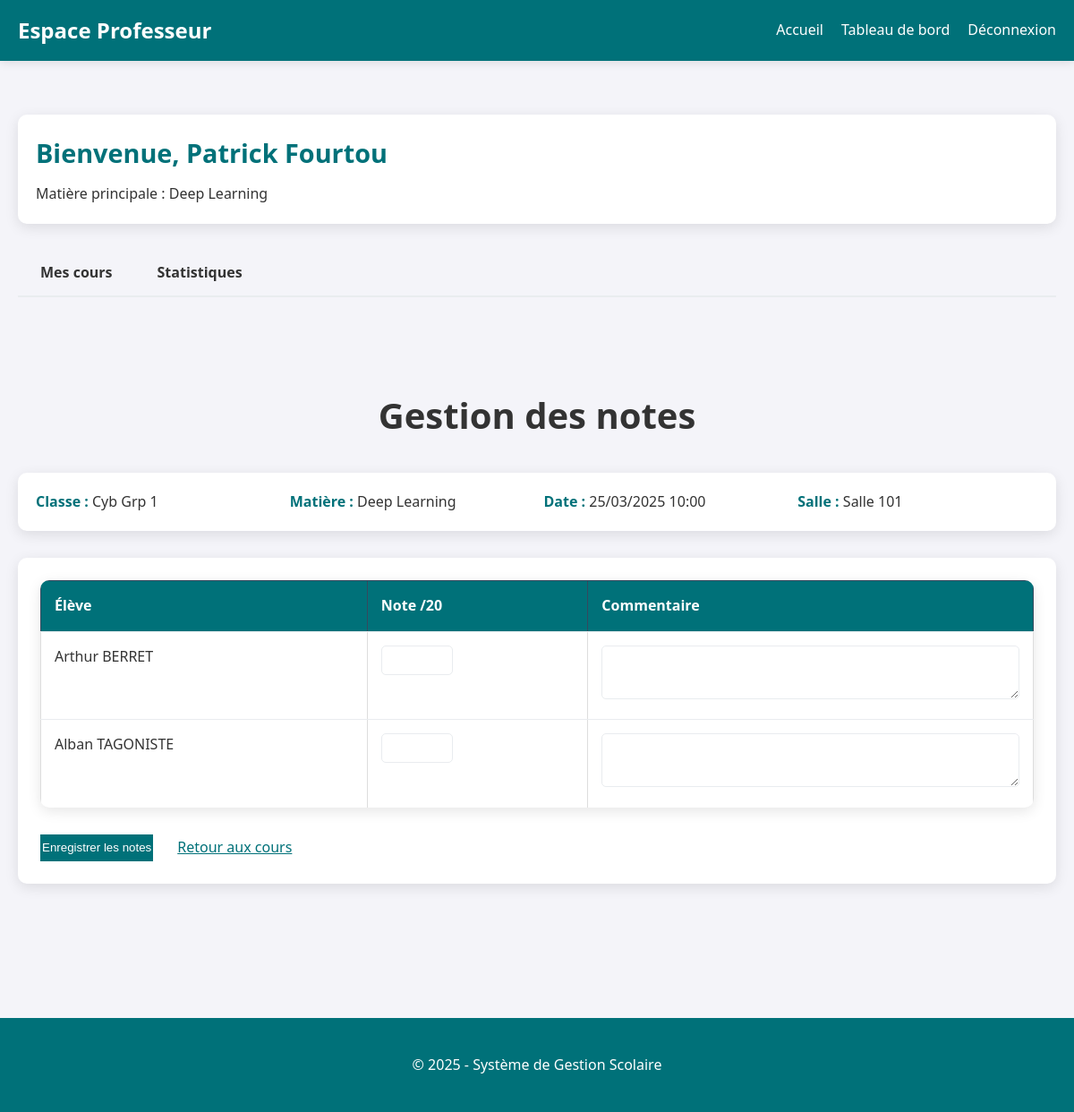
Page /pages/prof.php?view=notes&cours_id=10 (signed in) on the committed database.
### tables this page shows
CREATE TABLE IF NOT EXISTS profs (
    id INT AUTO_INCREMENT PRIMARY KEY,
    user_id INT NOT NULL UNIQUE,
    nom VARCHAR(50) NOT NULL,
    prenom VARCHAR(50) NOT NULL,
    date_naissance DATE NOT NULL,
    matiere VARCHAR(50) NOT NULL,
    FOREIGN KEY (user_id) REFERENCES users(id) ON DELETE CASCADE
);

CREATE TABLE IF NOT EXISTS cours (
    id INT AUTO_INCREMENT PRIMARY KEY,
    prof_id INT NOT NULL,
    classe VARCHAR(50) NOT NULL,
    matiere VARCHAR(50) NOT NULL,
    horaire DATETIME NOT NULL,
    salle VARCHAR(50) NOT NULL,
    FOREIGN KEY (prof_id) REFERENCES profs(id) ON DELETE CASCADE
);

CREATE TABLE IF NOT EXISTS eleves (
    id INT AUTO_INCREMENT PRIMARY KEY,
    user_id INT NOT NULL UNIQUE,
    nom VARCHAR(50) NOT NULL,
    prenom VARCHAR(50) NOT NULL,
    date_naissance DATE NOT NULL,
    classe VARCHAR(50) NOT NULL,
    FOREIGN KEY (user_id) REFERENCES users(id) ON DELETE CASCADE
);

### pages/prof.php (the view, shortened to what this page needs)
<?php
require_once '../config/db.php';
$userId = $_SESSION['user_id'];
$stmt = $pdo->prepare("SELECT * FROM profs WHERE user_id = ?");
$stmt->execute([$userId]);
$prof = $stmt->fetch(PDO::FETCH_ASSOC);
$view = isset($_GET['view']) ? $_GET['view'] : 'cours';
$coursId = isset($_GET['cours_id']) ? intval($_GET['cours_id']) : 0;
if ($view === 'notes' && $coursId > 0) {
    $stmt = $pdo->prepare("SELECT * FROM cours WHERE id = ? AND prof_id = ?");
    $stmt->execute([$coursId, $prof['id']]);
    $currentCours = $stmt->fetch(PDO::FETCH_ASSOC);
    if ($currentCours) {
        $stmt = $pdo->prepare("SELECT e.* FROM eleves e WHERE e.classe = ?");
        $stmt->execute([$currentCours['classe']]);
        $eleves = $stmt->fetchAll(PDO::FETCH_ASSOC);
        $notesMap = [];
    } else {
        $message = "Vous n'êtes pas autorisé à accéder à ce cours.";
        $messageType = "error";
        header("Location: prof.php?view=cours&message=$message&type=$messageType");
        exit;
    }
}
$coursQuery = "SELECT * FROM cours WHERE prof_id = ?";
$params = [$prof['id']];
$coursQuery .= " ORDER BY horaire";
$stmt = $pdo->prepare($coursQuery);
$stmt->execute($params);
$cours = $stmt->fetchAll(PDO::FETCH_ASSOC);
?>
<!DOCTYPE html>
<html lang="fr">
<head>
    <link rel="stylesheet" href="../css/style.css">
</head>
<body>
    <header>
        <h1>Espace Professeur</h1>
        <nav>
            <ul>
                <li><a href="index.php">Accueil</a></li>
                <li><a href="prof.php">Tableau de bord</a></li>
                <li><a href="../login/login.php">Déconnexion</a></li>
            </ul>
        </nav>
    </header>
    <main class="container">
        <section class="prof-info">
            <h2>Bienvenue, <?php echo htmlspecialchars($prof['prenom'] . ' ' . $prof['nom']); ?></h2>
            <p>Matière principale : <?php echo htmlspecialchars($prof['matiere']); ?></p>
        </section>
        <div class="tabs">
            <a href="?view=cours" class="tab <?php echo $view === 'cours' ? 'active' : ''; ?>">Mes cours</a>
            <a href="?view=stats" class="tab <?php echo $view === 'stats' ? 'active' : ''; ?>">Statistiques</a>
        </div>
        <?php if ($view === 'confirm_delete' && isset($_GET['cours_id'])): ?>
            <section class="confirmation">
                <h2>Confirmation de suppression</h2>
                <?php
                    $delCoursId = intval($_GET['cours_id']);
                    $stmt = $pdo->prepare("SELECT * FROM cours WHERE id = ?");
                    $stmt->execute([$delCoursId]);
                    $delCours = $stmt->fetch(PDO::FETCH_ASSOC);
                    $stmt = $pdo->prepare("SELECT COUNT(*) FROM notes WHERE cours_id = ?");
                    $stmt->execute([$delCoursId]);
                    $notesCount = $stmt->fetchColumn();
                ?>
                <div class="warning-box">
                    <p><strong>Attention :</strong> Vous êtes sur le point de supprimer le cours suivant :</p>
                    <p>
                        <strong>Classe :</strong> <?php echo htmlspecialchars($delCours['classe']); ?><br>
                        <strong>Matière :</strong> <?php echo htmlspecialchars($delCours['matiere']); ?><br>
                        <strong>Horaire :</strong> <?php echo date('d/m/Y H:i', strtotime($delCours['horaire'])); ?><br>
                        <strong>Salle :</strong> <?php echo htmlspecialchars($delCours['salle']); ?>
                    </p>
                    <?php if ($notesCount > 0): ?>
                        <p class="warning"><strong>Important :</strong> Ce cours contient <?php echo $notesCount; ?> note(s) qui seront également supprimées.</p>
                    <?php endif; ?>
                    <p>Cette action est irréversible. Voulez-vous continuer ?</p>
                    <div class="action-buttons">
                        <a href="?delete_cours=<?php echo $delCoursId; ?>&confirm=yes" class="btn-danger">Confirmer la suppression</a>
                        <a href="?view=cours" class="btn-secondary">Annuler</a>
                    </div>
                </div>
            </section>
        <?php elseif ($view === 'notes' && isset($currentCours)): ?>
            <section class="notes-section">
                <h2>Gestion des notes</h2>
                <div class="cours-details">
                    <p><strong>Classe :</strong> <?php echo htmlspecialchars($currentCours['classe']); ?></p>
                    <p><strong>Matière :</strong> <?php echo htmlspecialchars($currentCours['matiere']); ?></p>
                    <p><strong>Date :</strong> <?php echo date('d/m/Y H:i', strtotime($currentCours['horaire'])); ?></p>
                    <p><strong>Salle :</strong> <?php echo htmlspecialchars($currentCours['salle']); ?></p>
                </div>
                <?php if (empty($eleves)): ?>
                    <p class="no-data">Aucun élève trouvé pour cette classe.</p>
                <?php else: ?>
                    <form method="post" action="?view=notes&cours_id=<?php echo $coursId; ?>">
                        <table class="table-notes">
                            <thead>
                                <tr>
                                    <th>Élève</th>
                                    <th>Note /20</th>
                                    <th>Commentaire</th>
                                </tr>
                            </thead>
                            <tbody>
                                <?php foreach ($eleves as $eleve): ?>
                                    <tr>
                                        <td><?php echo htmlspecialchars($eleve['prenom'] . ' ' . $eleve['nom']); ?></td>
                                        <td>
                                            <input type="number" step="0.25" min="0" max="20"
                                                   name="notes[<?php echo $eleve['id']; ?>][note]"
                                                   value="<?php echo isset($notesMap[$eleve['id']]) ? htmlspecialchars($notesMap[$eleve['id']]['note']) : ''; ?>"
                                                   class="note-input">
                                        </td>
                                        <td>
                                            <textarea name="notes[<?php echo $eleve['id']; ?>][commentaire]"
                                                      class="commentaire-input"><?php echo isset($notesMap[$eleve['id']]) ? htmlspecialchars($notesMap[$eleve['id']]['commentaire']) : ''; ?></textarea>
                                        </td>
                                    </tr>
                                <?php endforeach; ?>
                            </tbody>
                        </table>
                        <div class="form-actions">
                            <button type="submit" name="save_notes" class="btn-primary">Enregistrer les notes</button>
                            <a href="?view=cours" class="btn-secondary">Retour aux cours</a>
                        </div>
                    </form>
                <?php endif; ?>
            </section>
        <?php endif; ?>
    </main>
    <footer>
        <p>&copy; <?php echo date('Y'); ?> - Système de Gestion Scolaire</p>
    </footer>
</body>
</html>

### css/style.css (style rules this page uses)
:root { --primary: #007179; --primary-dark: #0c57c0; --secondary: #190038; --secondary-dark: #e04347; --light: #f4f4f9; --dark: #333; --gray: #535252; --light-gray: #e9ecef; --white: #ffffff; --shadow: 0 4px 15px rgba(0, 0, 0, 0.1); --shadow-strong: 0 8px 30px rgba(0, 0, 0, 0.1); --border-radius: 10px; --transition: all 0.3s ease; }
* { margin: 0; padding: 0; box-sizing: border-box; }
body { font-family: 'Segoe UI', Roboto, 'Helvetica Neue', Arial, sans-serif; margin: 0; padding: 0; background-color: var(--light); color: var(--dark); line-height: 1.6; }
.container { width: 100%; max-width: 1200px; margin: 0 auto; padding: 0 15px; }
h1, h2, h3, h4, h5, h6 { font-weight: 600; margin-bottom: 15px; }
h2 { font-size: 2.5rem; text-align: center; margin-bottom: 2rem; }
section { padding: 80px 0; }
.btn-primary { background-color: var(--primary); color: var(--white); border: 2px solid var(--primary); }
.btn-secondary { background-color: var(--white); color: var(--primary); border: 2px solid var(--white); margin-left: 15px; }
header { background-color: var(--primary); padding: 15px 0; color: white; position: sticky; top: 0; z-index: 1000; box-shadow: 0 2px 10px rgba(0, 0, 0, 0.1); }
header nav ul { list-style-type: none; text-align: right; margin-right: 20px; }
header nav ul li { display: inline; margin-left: 25px; }
header nav ul li a { color: white; text-decoration: none; font-weight: 500; transition: var(--transition); position: relative; padding-bottom: 5px; }
header nav ul li a:after { content: ''; position: absolute; width: 0; height: 2px; bottom: 0; left: 0; background-color: white; transition: var(--transition); }
footer { background-color: var(--primary); color: white; text-align: center; padding: 40px 0; margin-top: 50px; }
.form-actions { margin-top: 25px; display: flex; justify-content: flex-end; gap: 10px; }
.prof-info { background-color: var(--white); padding: 20px; border-radius: var(--border-radius); box-shadow: var(--shadow); margin: 20px 0; }
.prof-info h2 { color: var(--primary); font-size: 1.8rem; margin-bottom: 10px; text-align: left; }
.tabs { display: flex; margin: 30px 0 20px; border-bottom: 2px solid var(--light-gray); }
.tab { padding: 12px 25px; text-decoration: none; color: var(--dark); font-weight: 600; position: relative; transition: var(--transition); }
.table-cours, .table-notes, .table-stats { width: 100%; border-collapse: collapse; margin-bottom: 30px; background-color: var(--white); border-radius: var(--border-radius); overflow: hidden; box-shadow: var(--shadow); }
.table-cours th, .table-notes th, .table-stats th, .table-cours td, .table-notes td, .table-stats td { padding: 15px; text-align: left; border-bottom: 1px solid var(--light-gray); }
.table-cours th, .table-notes th, .table-stats th { background-color: var(--primary); color: var(--white); font-weight: 600; }
.table-cours tr:last-child td, .table-notes tr:last-child td, .table-stats tr:last-child td { border-bottom: none; }
.cours-form, .notes-section form { background-color: var(--white); padding: 25px; border-radius: var(--border-radius); box-shadow: var(--shadow); margin-top: 30px; }
.form-actions { display: flex; justify-content: flex-start; margin-top: 25px; }
.note-input { width: 80px; padding: 8px; border: 1px solid var(--light-gray); border-radius: 5px; text-align: center; }
.commentaire-input { width: 100%; min-height: 60px; padding: 8px; border: 1px solid var(--light-gray); border-radius: 5px; resize: vertical; }
.cours-details { background-color: var(--white); padding: 20px; border-radius: var(--border-radius); box-shadow: var(--shadow); margin-bottom: 25px; display: grid; grid-template-columns: repeat(auto-fit, minmax(200px, 1fr)); gap: 15px; }
.cours-details p { margin: 0; }
.cours-details strong { color: var(--primary); }
header { display: flex; justify-content: space-between; align-items: center; padding: 15px 20px; }
header h1 { margin: 0; font-size: 1.5rem; }
header nav ul { margin: 0; display: flex; gap: 20px; }
header nav ul li { margin: 0; }
main.container { padding: 20px; margin-top: 20px; }
table { width: 100%; border-collapse: collapse; }
th { background-color: #2c3e50; color: white; padding: 12px; text-align: center; font-weight: 500; border: 1px solid #34495e; }
td { border: 1px solid #ddd; padding: 10px; vertical-align: top; height: 80px; }

### rows in the picture
profs: prenom+nom "Patrick Fourtou", matiere "Deep Learning"
cours: classe "Cyb Grp 1", matiere "Deep Learning", horaire "25/03/2025 10:00", salle "Salle 101"
eleves: prenom+nom "Arthur BERRET"
eleves: prenom+nom "Alban TAGONISTE"
